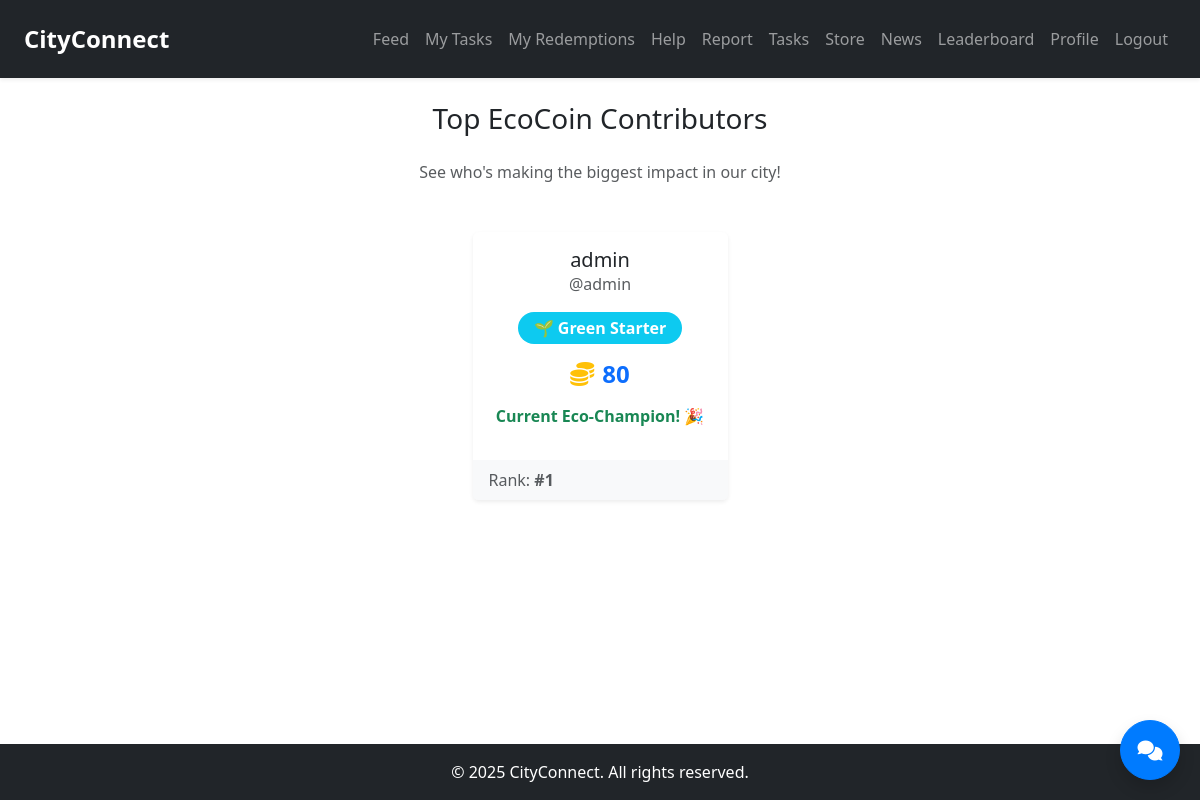
Page /leaderboard/ (signed in) on the earlier database version.
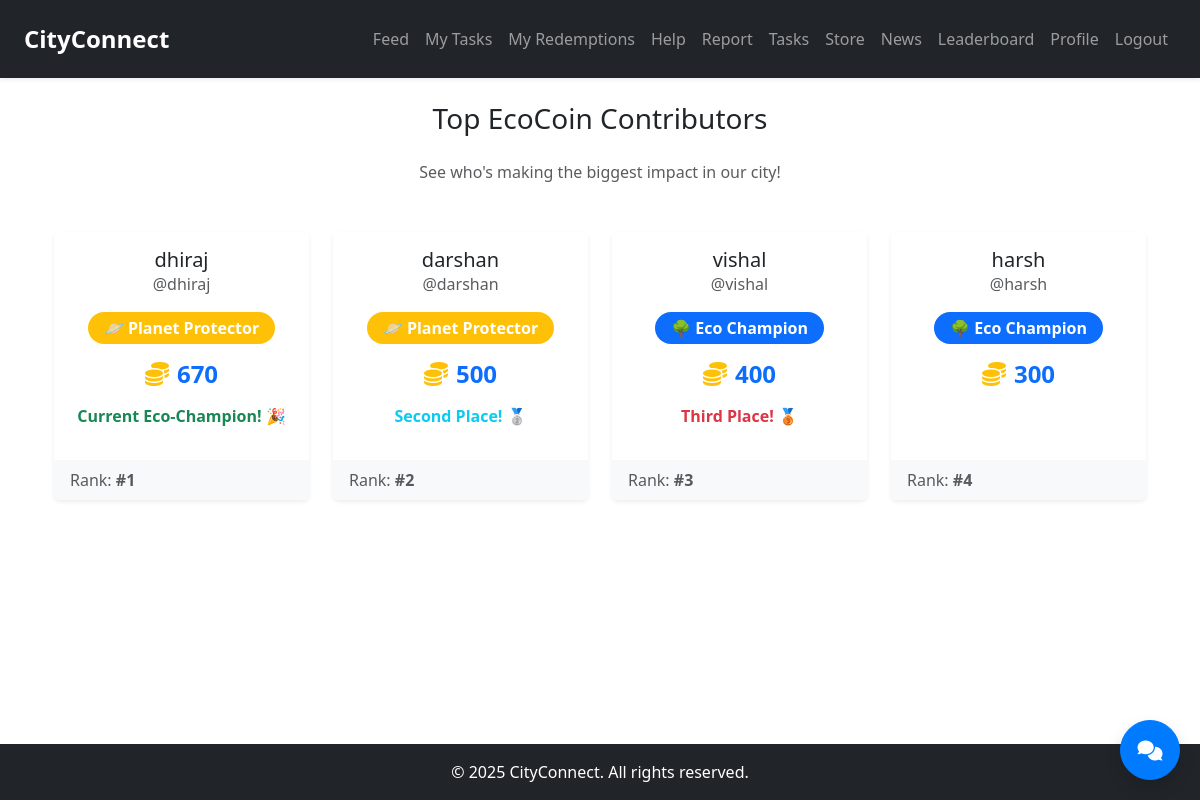
Same page on the later database version.
### core/models.py (models this page shows, shortened)
class User(AbstractUser):
    ROLE_CHOICES = (
        ('citizen', 'Citizen'),
        ('admin', 'Admin'),
    )
    role = models.CharField(max_length=10, choices=ROLE_CHOICES, default='citizen')
    eco_coins = models.PositiveIntegerField(default=0)
    area = models.CharField(max_length=100, blank=True)

### core/views.py (the view)
# urls.py: path('leaderboard/', views.leaderboard, name='leaderboard'),
@login_required
def leaderboard(request):
    User = get_user_model()
    top_users_raw = User.objects.filter(role='citizen').order_by('-eco_coins')[:10]
    top_users = []
    for user in top_users_raw:
        badge_name, badge_color, badge_emoji = get_badge_info(user.eco_coins)
        top_users.append({
            'user': user,
            'badge_name': badge_name,
            'badge_color': badge_color,
            'badge_emoji': badge_emoji,
        })
    return render(request, 'core/leaderboard.html', {'top_users': top_users})

### core/context_processors.py (called while the page is built)
def notification_counts(request):
    if request.user.is_authenticated:
        pending_tasks = Task.objects.filter(user=request.user, is_verified=False).count()
    else:
        pending_tasks = 0
    return {
        'pending_tasks': pending_tasks,
        'pending_redemptions': 0, # Removed from core context, handled by store app
    }

### core/utils.py (called while the page is built)
def get_badge_info(eco_coins, user=None):
    if eco_coins >= 500:
        badge = ("Planet Protector", "warning", "🪐")
    elif eco_coins >= 200:
        badge = ("Eco Champion", "primary", "🌳")
    elif eco_coins >= 100:
        badge = ("Eco Warrior", "success", "🌿")
    elif eco_coins >= 50:
        badge = ("Green Starter", "info", "🌱")
    else:
        badge = ("Newcomer", "secondary", "🐣")
    if user:
        unlock_badge(user, badge[0], 'eco')
    return badge

### core/templates/core/leaderboard.html (shortened to what this page needs)
{% extends 'core/base.html' %}
{% block content %}
<div class="container">
    <h3 class="mb-4 text-center">Top EcoCoin Contributors</h3>
    <p class="text-center text-muted mb-5">See who's making the biggest impact in our city!</p>
    {% if top_users %}
    <div class="row justify-content-center">
        {% for entry in top_users %}
        <div class="col-md-4 col-lg-3 mb-4">
            <div class="card h-100 shadow-sm border-0 {% if forloop.first %}border-primary border-3{% endif %}">
                <div class="card-body text-center">
                    <h5 class="card-title mb-1">
                        {{ entry.user.first_name|default:entry.user.username }}
                    </h5>
                    <p class="card-subtitle text-muted mb-3">@{{ entry.user.username }}</p>
                    <div class="mb-3">
                        <span class="badge bg-{{ entry.badge_color }} px-3 py-2 rounded-pill fs-6">
                            {{ entry.badge_emoji }} {{ entry.badge_name }}
                        </span>
                    </div>
                    <div class="d-flex justify-content-center align-items-center">
                        <i class="fas fa-coins text-warning me-2 fs-4"></i>
                        <h4 class="mb-0 text-primary"><strong>{{ entry.user.eco_coins }}</strong></h4>
                    </div>
                    {% if forloop.first %}
                    <p class="mt-3 text-success fw-bold">Current Eco-Champion! 🎉</p>
                    {% elif forloop.counter == 2 %}
                    <p class="mt-3 text-info fw-bold">Second Place! 🥈</p>
                    {% elif forloop.counter == 3 %}
                    <p class="mt-3 text-danger fw-bold">Third Place! 🥉</p>
                    {% endif %}
                </div>
                <div class="card-footer bg-light border-top-0 text-muted">
                    Rank: <strong>#{{ forloop.counter }}</strong>
                </div>
            </div>
        </div>
        {% endfor %}
    </div>
    {% else %}
    <div class="alert alert-info text-center mt-5" role="alert">
        No users on the leaderboard yet. Be the first to earn EcoCoins!
    </div>
    {% endif %}
</div>
{% endblock %}

Differences in the rows shown:
no longer on this page (row edited): User: user.first_name "admin", user.username "admin", badge_emoji "🌱", badge_name "Green Starter", user.eco_coins "80", shows "Current Eco-Champion! 🎉"
added User: user.first_name "dhiraj", user.username "dhiraj", badge_emoji "🪐", badge_name "Planet Protector", user.eco_coins "670", shows "Current Eco-Champion! 🎉"
added User: user.first_name "darshan", user.username "darshan", badge_emoji "🪐", badge_name "Planet Protector", user.eco_coins "500", shows "Second Place! 🥈"
added User: user.first_name "vishal", user.username "vishal", badge_emoji "🌳", badge_name "Eco Champion", user.eco_coins "400", shows "Third Place! 🥉"
added User: user.first_name "harsh", user.username "harsh", badge_emoji "🌳", badge_name "Eco Champion", user.eco_coins "300"
